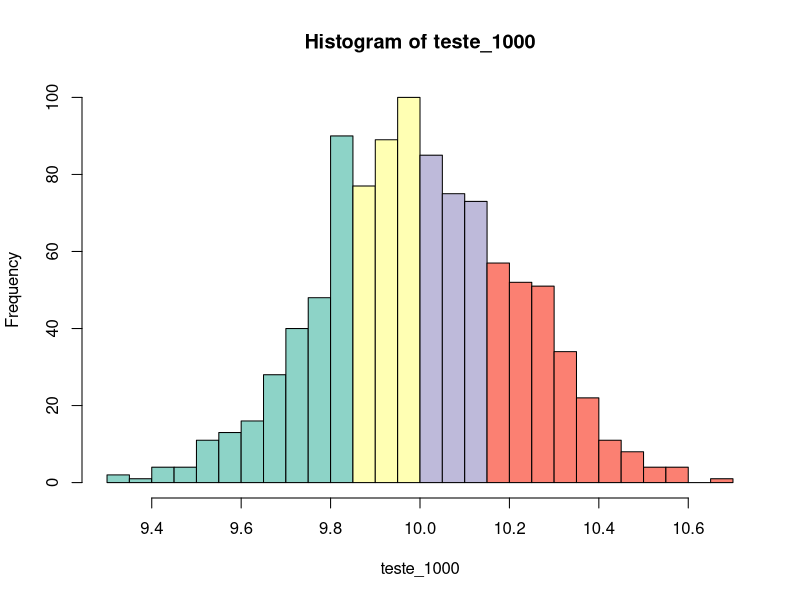

Here is the R script that generated this plot:
# Exercicio 1
pnorm(0.437,0.5,0.05)

# Exercicio 2
qnorm(0.25, 0.5, 0.05)

# Exercicio 3
pnorm(10.75,0.5*20, 0.05*sqrt(20), lower.tail = FALSE)

# Exercicio 4
# i)
teste1 <- rnorm(20, 0.5*20, 0.05*sqrt(20))
teste1
sum(teste1)
mean(teste1)
# ii)
teste_1000<- rnorm(1000, 0.5*20, 0.05*sqrt(20))
h <- hist(teste_1000, plot=F, breaks = 20)
cols <- c('grey', "#8DD3C7", "#FFFFB3", "#BEBADA", "#FB8072")  
k <- cols[findInterval(h$mids, quantile(teste_1000), rightmost.closed=T, all.inside=F) + 1]
plot(h, col=k)

